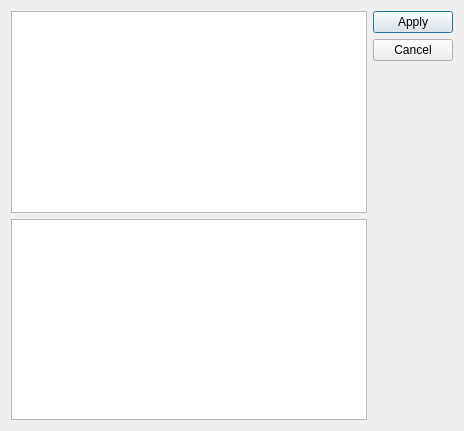
<?xml version="1.0" encoding="UTF-8"?>
<ui version="4.0">
 <class>Menu_Dialog</class>
 <widget class="QDialog" name="Menu_Dialog">
  <property name="geometry">
   <rect>
    <x>0</x>
    <y>0</y>
    <width>464</width>
    <height>431</height>
   </rect>
  </property>
  <property name="windowTitle">
   <string>Dialog</string>
  </property>
  <layout class="QHBoxLayout" name="horizontalLayout">
   <item>
    <layout class="QVBoxLayout" name="verticalLayout_2">
     <item>
      <widget class="QTextEdit" name="recipeInput"/>
     </item>
     <item>
      <widget class="QTableView" name="ingrOutput"/>
     </item>
    </layout>
   </item>
   <item>
    <layout class="QVBoxLayout" name="verticalLayout">
     <item>
      <widget class="QPushButton" name="apply_button">
       <property name="text">
        <string>Apply</string>
       </property>
      </widget>
     </item>
     <item>
      <widget class="QPushButton" name="cancel_button">
       <property name="text">
        <string>Cancel</string>
       </property>
      </widget>
     </item>
     <item>
      <spacer name="verticalSpacer">
       <property name="orientation">
        <enum>Qt::Vertical</enum>
       </property>
       <property name="sizeHint" stdset="0">
        <size>
         <width>20</width>
         <height>168</height>
        </size>
       </property>
      </spacer>
     </item>
    </layout>
   </item>
  </layout>
 </widget>
 <resources/>
 <connections/>
</ui>
